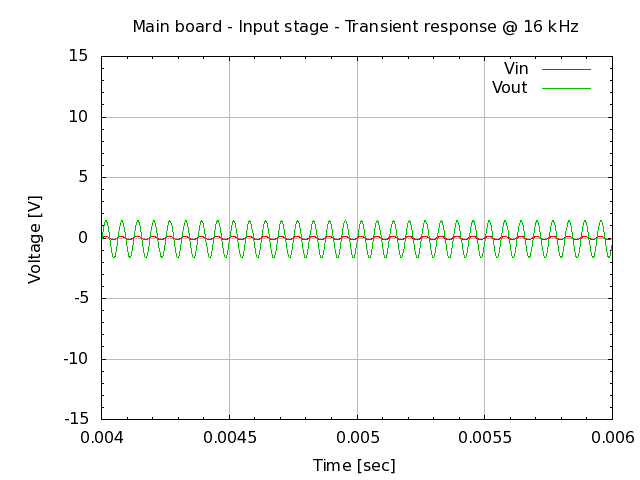

Source code (gnuplot):
# setup terminal
set term png

# setup graph
set output "26.000.00.02.03-4.png"
set title "Main board - Input stage - Transient response @ 16 kHz"

# setup Y-axis
set yrange [-15:15]
set grid ytics lt 1 lw 1 lc rgb "#bbbbbb"
set mytics
set ylabel "Voltage [V]"

# setup X-axis
set grid xtics lt 1 lw 1 lc rgb "#bbbbbb"
set mxtics
set xrange [0.004:0.006]
set xlabel "Time [sec]"

# setup plot style
set style data lines
plot '26.000.00.02.03.dat' using 1:2 title "Vin", \
     '26.000.00.02.03.dat' using 1:3 title "Vout"

# set output back to default
set output

# reset terminal type
set terminal pop
